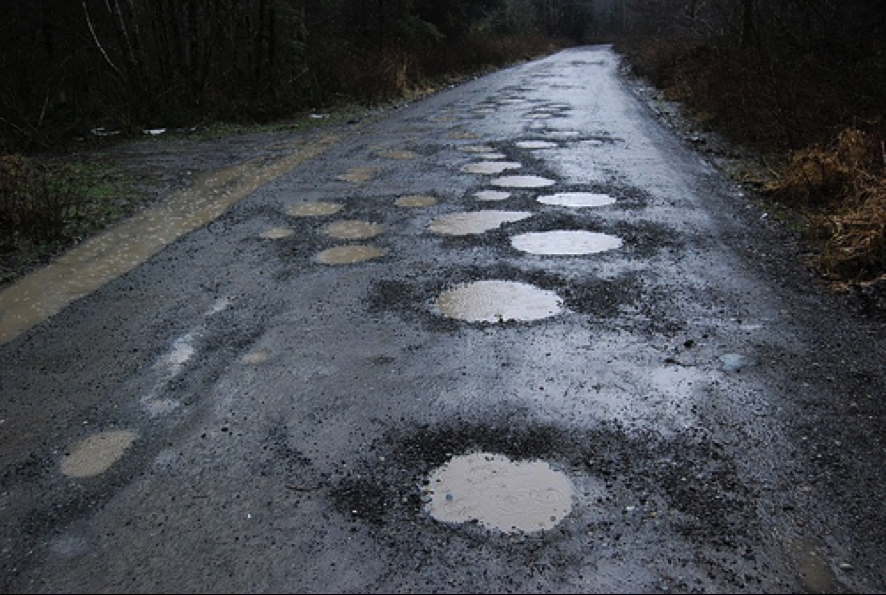
#> input picture demo.png, 886 x 595 px
$ python main.py
#> lines starting #> are read from the running program, lines starting #| are printed output that depends on the picture; after the words box and inside, x2 and y2 are one past the last pixel; in counts of white or black regions, pixels touching at a corner belong together
import cv2
import numpy as np

ROAD_WIDTH_PX = 550
REAL_ROAD_WIDTH_M = 3.5

PIXELS_PER_METER = ROAD_WIDTH_PX / REAL_ROAD_WIDTH_M

def detect_potholes_with_measurements(image_path):
#> called with image_path = 'demo.png'
    img = cv2.imread(image_path)
#> img is the input picture: shape (595, 886, 3); mean B, G, R 78.7, 72.8, 69.2
    if img is None: return

    height, width = img.shape[:2]
#> height = 595; width = 886
    if width > 600:
        scale = 600 / width
#> scale = 0.677
        img = cv2.resize(img, (0, 0), fx=scale, fy=scale)
#> img: shape (403, 600, 3)

        global PIXELS_PER_METER
        PIXELS_PER_METER = PIXELS_PER_METER * scale
#> PIXELS_PER_METER = 106.4

    display_img = img.copy()

    gray = cv2.cvtColor(img, cv2.COLOR_BGR2GRAY)
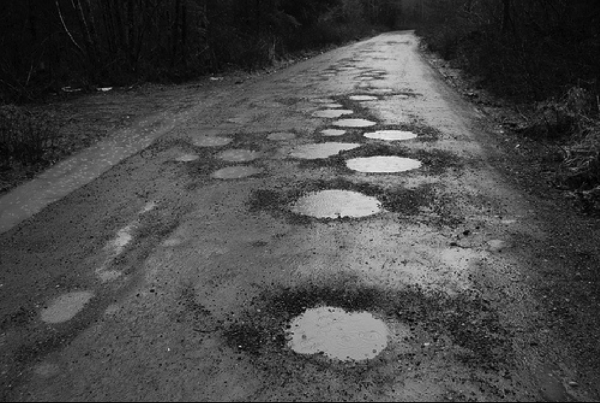
#> gray: shape (403, 600); min 0, max 242, mean 72.3
    blurred = cv2.GaussianBlur(gray, (11, 11), 0)
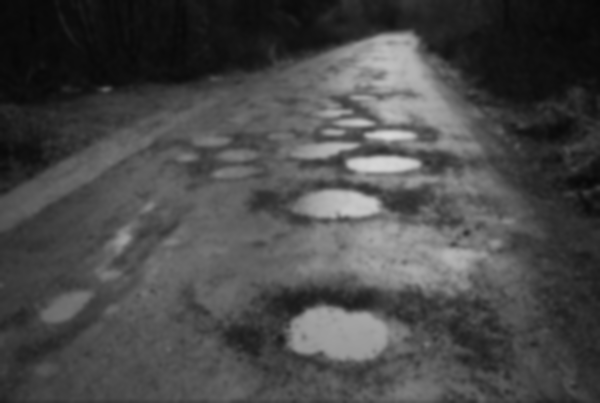
#> blurred: shape (403, 600); min 6, max 216, mean 72.3
    edges = cv2.Canny(blurred, 30, 150)
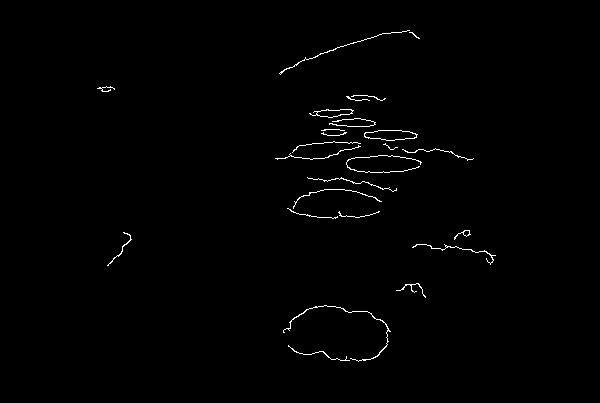
#> edges: shape (403, 600); 0.82% white in thin lines or dots, all inside (x1, y1, x2, y2) = (97, 30, 496, 362)

    kernel = cv2.getStructuringElement(cv2.MORPH_RECT, (5, 5))
    dilated = cv2.dilate(edges, kernel, iterations=3)
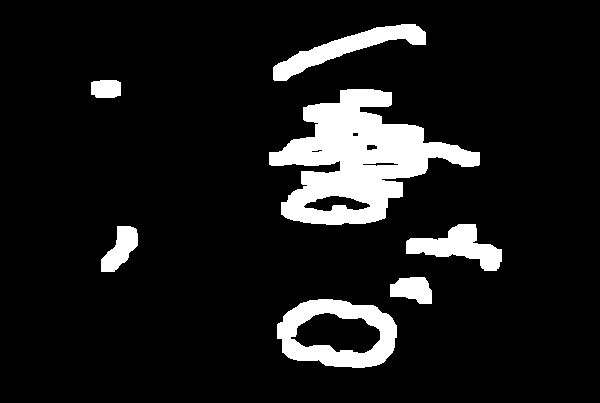
#> dilated: shape (403, 600); 10.4% white; 7 white regions, largest, box (x1, y1, x2, y2) and area: (269, 89, 480, 225) 13814, (277, 299, 397, 368) 4266, (273, 24, 426, 81) 2641
    closed = cv2.morphologyEx(dilated, cv2.MORPH_CLOSE, kernel, iterations=3)
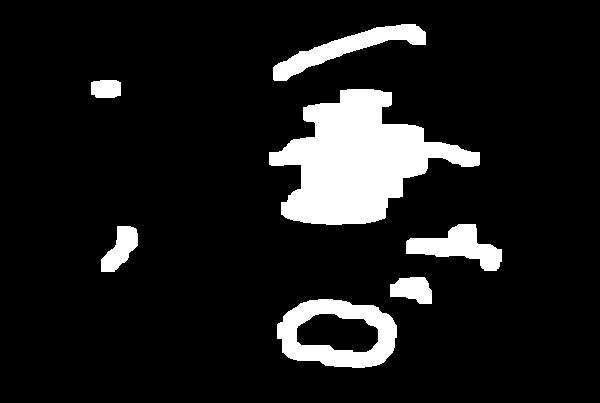
#> closed: shape (403, 600); 11% white; 7 white regions

    contours, _ = cv2.findContours(closed, cv2.RETR_EXTERNAL, cv2.CHAIN_APPROX_SIMPLE)
#> contours = 7 contours; box (x1, y1, x2, y2) and area: (269, 89, 480, 225) 14646, (277, 299, 397, 368) 6498, (273, 24, 426, 81) 2484, (406, 224, 502, 271) 2068, (101, 226, 138, 272) 910, (390, 277, 432, 304) 790, (91, 80, 121, 98) 457

    count = 0
    for cnt in contours:
        area_px = cv2.contourArea(cnt)

        if area_px > 300:
            hull = cv2.convexHull(cnt)
            if cv2.contourArea(hull) == 0: continue
            solidity = float(area_px) / cv2.contourArea(hull)

            if solidity > 0.6:
                x, y, w, h = cv2.boundingRect(cnt)
                aspect = float(w) / h

                if 0.3 < aspect < 3.5:
                    count += 1

                    area_m2 = area_px / (PIXELS_PER_METER ** 2)

                    label = f"{area_m2:.2f} m2"

                    cv2.drawContours(display_img, [cnt], -1, (0, 255, 0), 2)
                    cv2.rectangle(display_img, (x, y), (x + w, y + h), (0, 0, 255), 3)

                    cv2.putText(display_img, label, (x, y - 5),
                                cv2.FONT_HERSHEY_SIMPLEX, 0.5, (0, 0, 255), 2)
#> this loop made 7 passes
#> (area_px, solidity, x, y, w, h, aspect, area_m2) on passes 1 to 7: (6498, 0.966, 277, 299, 120, 69, 1.74, 0.574), (790.5, 0.894, 390, 277, 42, 27, 1.56, 0.0698), (909.5, 0.844, 101, 226, 37, 46, 0.804, 0.0803), (2068.5, 0.697, 406, 224, 96, 47, 2.04, 0.183), (14645.5, 0.734, 269, 89, 211, 136, 1.55, 1.29), (457, 0.974, 91, 80, 30, 18, 1.67, 0.0404), (2484, 0.639, 273, 24, 153, 57, 2.68, 0.219)
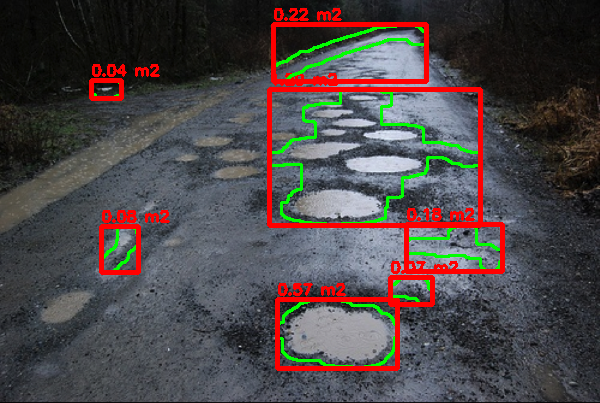
#> display_img: shape (403, 600, 3); mean B, G, R 71.4, 71, 76.9
#> after the loop, count = 7

    print(f"Total Detected: {count}")
#| Total Detected: 7
    cv2.imshow("Pothole Area Measurement", display_img)
    cv2.waitKey(0)
    cv2.destroyAllWindows()

detect_potholes_with_measurements("demo.png")
